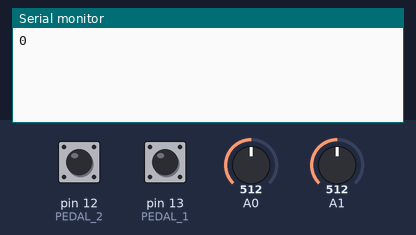
Simulated run of this sketch. Board: Arduino Uno, built with avr-gcc and run on an emulated ATmega328P. Shown: the last lines printed to the serial monitor. The inputs (shaded band) are chosen by the test bench; at power-on: pin 12 (PEDAL_2) HIGH, A1 = 512, pin 13 (PEDAL_1) HIGH, A0 = 512.

Above: at 1.2 s.
1.3 s: pin 12 (PEDAL_2) pulled LOW for 0.15 s
At 2.7 s:
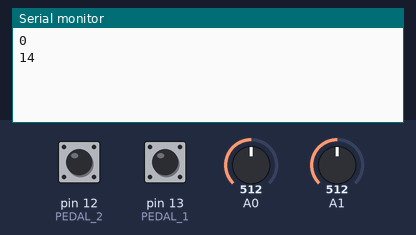
2.9 s: A1 set to 716
At 3.9 s:
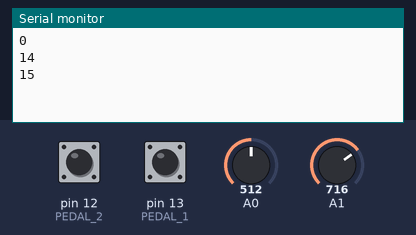
4.4 s: A1 set to 900
At 5.6 s:
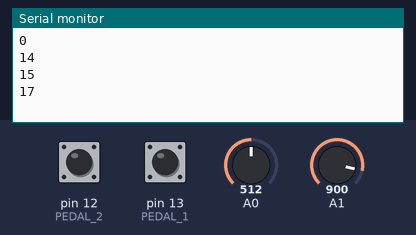
Timing chart, 0 to 7.4 s (numbered marks = the images above; inputs shaded):
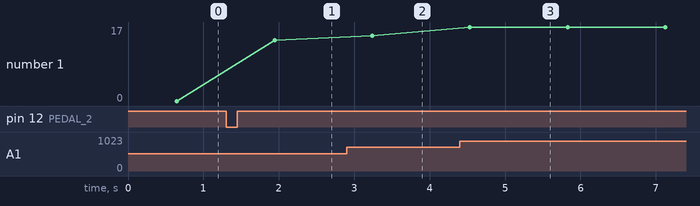

The sketch:

antswhirly.ino
```cpp
// ATMEL ATMEGA8 & 168 / ARDUINO
//
//                  +-\/-+
//            PC6  1|    |28  PC5 (AI 5)
//      (D 0) PD0  2|    |27  PC4 (AI 4)
//      (D 1) PD1  3|    |26  PC3 (AI 3)
//      (D 2) PD2  4|    |25  PC2 (AI 2)
// PWM+ (D 3) PD3  5|    |24  PC1 (AI 1)
//      (D 4) PD4  6|    |23  PC0 (AI 0)
//            VCC  7|    |22  GND
//            GND  8|    |21  AREF
//            PB6  9|    |20  AVCC
//            PB7 10|    |19  PB5 (D 13)
// PWM+ (D 5) PD5 11|    |18  PB4 (D 12)
// PWM+ (D 6) PD6 12|    |17  PB3 (D 11) PWM
//      (D 7) PD7 13|    |16  PB2 (D 10) PWM
//      (D 8) PB0 14|    |15  PB1 (D 9) PWM
//                  +----+

#define SSR (11)
#define PEDAL_1 (13)
#define PEDAL_2 (12)

void setup()
{
  // initialize digital pin LED_BUILTIN as an output.
  pinMode(LED_BUILTIN, OUTPUT);
  pinMode(SSR, OUTPUT);

  pinMode(PEDAL_1, INPUT_PULLUP);
  pinMode(PEDAL_2, INPUT_PULLUP);

  // digitalWrite(SSR, HIGH);

  Serial.begin(9600);
}

// the loop function runs over and over again forever
void loop()
{
  static int debounce = 0;
  static int counter = 0;
  static bool speed = 0;
  static bool run = 0;

  counter++;
  delay(20); // 20 ms mains period

  int pot_one = (analogRead(A0) >> 7) + 10;
  int pot_two = (analogRead(A1) >> 7) + 10;

  if (digitalRead(PEDAL_1) == LOW)
  {
    debounce++;
  }
  else if (digitalRead(PEDAL_2) == LOW)
  {
    debounce--;
  }
  else
  {
    debounce = 0;
  }

  if (debounce == 3)
  {
    speed = !speed;
    if (debounce >= 4)
      debounce = 4;
  }

  if (debounce == -3)
  {
    run = !run;
    if (debounce <= -4)
      debounce = -4;
  }

  int drive = 0;
  if (run)
  {
    if (speed)
    {
      drive = pot_one;
    }
    else
    {
      drive = pot_two;
    }
  }

  // print out the value you read:
  if ((counter & 0x3F) == 32)
  {
    // Serial.println(pot_one);
    Serial.println(drive);
  }

  if ((counter & 0x0F) < drive)
  {
    digitalWrite(SSR, HIGH);
  }
  else
  {
    digitalWrite(SSR, LOW);
  }

  if ((counter & 0x03F) < 32)
  {
    digitalWrite(LED_BUILTIN, HIGH);
  }
  else
  {
    digitalWrite(LED_BUILTIN, LOW);
  }
}
```

Measured:
- after the input at 1.3 s, the serial monitor: prints a new line after 0.64 s (image 1)
- after the input at 2.9 s, the serial monitor: prints a new line after 0.34 s (image 2)
- after the input at 4.4 s, the serial monitor: prints a new line after 0.13 s (image 3)
- plotted number 1: 0 → 14 after the input at 1.3 s, 14 → 15 after the input at 2.9 s, 15 → 17 after the input at 4.4 s
